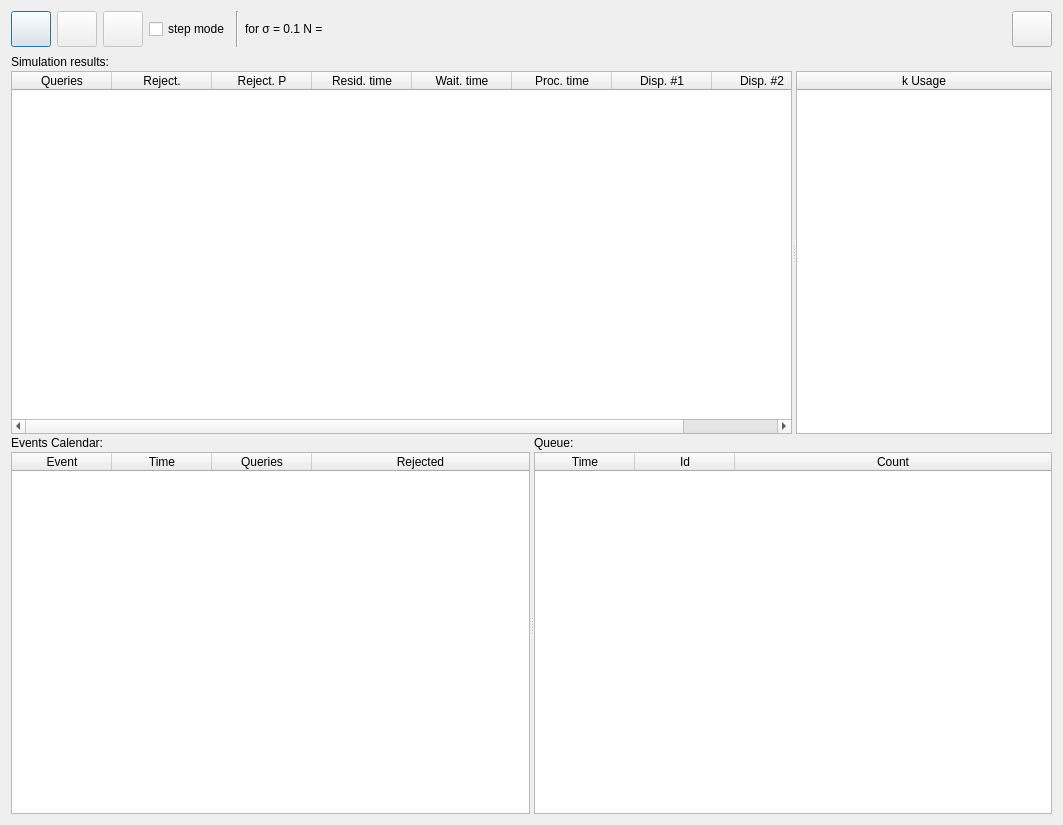
<?xml version="1.0" encoding="UTF-8"?>
<ui version="4.0">
 <class>QsForm_Main</class>
 <widget class="QDialog" name="QsForm_Main">
  <property name="geometry">
   <rect>
    <x>0</x>
    <y>0</y>
    <width>1063</width>
    <height>825</height>
   </rect>
  </property>
  <property name="windowTitle">
   <string>CQS</string>
  </property>
  <layout class="QVBoxLayout" name="verticalLayout_2">
   <item>
    <widget class="QFrame" name="horizontalFrame">
     <layout class="QHBoxLayout" name="horizontalLayout">
      <property name="leftMargin">
       <number>0</number>
      </property>
      <property name="topMargin">
       <number>0</number>
      </property>
      <property name="rightMargin">
       <number>0</number>
      </property>
      <property name="bottomMargin">
       <number>2</number>
      </property>
      <item>
       <widget class="QPushButton" name="btStart">
        <property name="sizePolicy">
         <sizepolicy hsizetype="Minimum" vsizetype="Minimum">
          <horstretch>0</horstretch>
          <verstretch>0</verstretch>
         </sizepolicy>
        </property>
        <property name="minimumSize">
         <size>
          <width>36</width>
          <height>36</height>
         </size>
        </property>
        <property name="text">
         <string/>
        </property>
        <property name="icon">
         <iconset theme="QIcon::ThemeIcon::MediaPlaybackStart"/>
        </property>
        <property name="autoDefault">
         <bool>false</bool>
        </property>
        <property name="default">
         <bool>true</bool>
        </property>
       </widget>
      </item>
      <item>
       <widget class="QPushButton" name="btNext">
        <property name="enabled">
         <bool>false</bool>
        </property>
        <property name="sizePolicy">
         <sizepolicy hsizetype="Minimum" vsizetype="Minimum">
          <horstretch>0</horstretch>
          <verstretch>0</verstretch>
         </sizepolicy>
        </property>
        <property name="minimumSize">
         <size>
          <width>36</width>
          <height>36</height>
         </size>
        </property>
        <property name="text">
         <string/>
        </property>
        <property name="icon">
         <iconset theme="QIcon::ThemeIcon::MediaSkipForward"/>
        </property>
        <property name="autoDefault">
         <bool>false</bool>
        </property>
       </widget>
      </item>
      <item>
       <widget class="QPushButton" name="btBreak">
        <property name="enabled">
         <bool>false</bool>
        </property>
        <property name="sizePolicy">
         <sizepolicy hsizetype="Minimum" vsizetype="Minimum">
          <horstretch>0</horstretch>
          <verstretch>0</verstretch>
         </sizepolicy>
        </property>
        <property name="minimumSize">
         <size>
          <width>36</width>
          <height>36</height>
         </size>
        </property>
        <property name="text">
         <string/>
        </property>
        <property name="icon">
         <iconset theme="QIcon::ThemeIcon::MediaPlaybackStop"/>
        </property>
        <property name="autoDefault">
         <bool>false</bool>
        </property>
       </widget>
      </item>
      <item>
       <widget class="QCheckBox" name="cbByStep">
        <property name="text">
         <string>step mode</string>
        </property>
       </widget>
      </item>
      <item>
       <widget class="Line" name="line">
        <property name="orientation">
         <enum>Qt::Orientation::Vertical</enum>
        </property>
       </widget>
      </item>
      <item>
       <widget class="QLabel" name="label">
        <property name="text">
         <string>for σ = 0.1 N =</string>
        </property>
       </widget>
      </item>
      <item>
       <spacer name="horizontalSpacer">
        <property name="orientation">
         <enum>Qt::Orientation::Horizontal</enum>
        </property>
        <property name="sizeHint" stdset="0">
         <size>
          <width>40</width>
          <height>20</height>
         </size>
        </property>
       </spacer>
      </item>
      <item>
       <widget class="QPushButton" name="btSettings">
        <property name="sizePolicy">
         <sizepolicy hsizetype="Minimum" vsizetype="Minimum">
          <horstretch>0</horstretch>
          <verstretch>0</verstretch>
         </sizepolicy>
        </property>
        <property name="minimumSize">
         <size>
          <width>36</width>
          <height>36</height>
         </size>
        </property>
        <property name="text">
         <string/>
        </property>
        <property name="icon">
         <iconset theme="QIcon::ThemeIcon::DocumentProperties"/>
        </property>
        <property name="autoDefault">
         <bool>false</bool>
        </property>
       </widget>
      </item>
     </layout>
    </widget>
   </item>
   <item>
    <widget class="QFrame" name="vfForAll">
     <layout class="QVBoxLayout" name="verticalLayout">
      <property name="spacing">
       <number>2</number>
      </property>
      <property name="leftMargin">
       <number>0</number>
      </property>
      <property name="topMargin">
       <number>0</number>
      </property>
      <property name="rightMargin">
       <number>0</number>
      </property>
      <property name="bottomMargin">
       <number>0</number>
      </property>
      <item>
       <widget class="QFrame" name="vframe_auto_all">
        <layout class="QVBoxLayout" name="vlay_auto_all">
         <property name="spacing">
          <number>2</number>
         </property>
         <property name="leftMargin">
          <number>0</number>
         </property>
         <property name="topMargin">
          <number>0</number>
         </property>
         <property name="rightMargin">
          <number>0</number>
         </property>
         <property name="bottomMargin">
          <number>0</number>
         </property>
         <item>
          <widget class="QLabel" name="lbSimRes">
           <property name="text">
            <string>Simulation results:</string>
           </property>
          </widget>
         </item>
         <item>
          <widget class="QFrame" name="hframe_auto_tables">
           <layout class="QHBoxLayout" name="horizontalLayout_2">
            <property name="spacing">
             <number>2</number>
            </property>
            <property name="leftMargin">
             <number>0</number>
            </property>
            <property name="topMargin">
             <number>0</number>
            </property>
            <property name="rightMargin">
             <number>0</number>
            </property>
            <property name="bottomMargin">
             <number>0</number>
            </property>
            <item>
             <widget class="QSplitter" name="splitter">
              <property name="sizePolicy">
               <sizepolicy hsizetype="Expanding" vsizetype="Expanding">
                <horstretch>0</horstretch>
                <verstretch>0</verstretch>
               </sizepolicy>
              </property>
              <property name="orientation">
               <enum>Qt::Orientation::Horizontal</enum>
              </property>
              <widget class="QTableWidget" name="tbAuto1">
               <property name="enabled">
                <bool>true</bool>
               </property>
               <property name="sizePolicy">
                <sizepolicy hsizetype="Expanding" vsizetype="Expanding">
                 <horstretch>1</horstretch>
                 <verstretch>0</verstretch>
                </sizepolicy>
               </property>
               <property name="minimumSize">
                <size>
                 <width>0</width>
                 <height>0</height>
                </size>
               </property>
               <property name="acceptDrops">
                <bool>false</bool>
               </property>
               <property name="layoutDirection">
                <enum>Qt::LayoutDirection::LeftToRight</enum>
               </property>
               <property name="autoFillBackground">
                <bool>false</bool>
               </property>
               <property name="editTriggers">
                <set>QAbstractItemView::EditTrigger::NoEditTriggers</set>
               </property>
               <property name="showGrid">
                <bool>true</bool>
               </property>
               <attribute name="horizontalHeaderCascadingSectionResizes">
                <bool>true</bool>
               </attribute>
               <attribute name="horizontalHeaderHighlightSections">
                <bool>false</bool>
               </attribute>
               <attribute name="horizontalHeaderStretchLastSection">
                <bool>true</bool>
               </attribute>
               <attribute name="verticalHeaderHighlightSections">
                <bool>false</bool>
               </attribute>
               <column>
                <property name="text">
                 <string>Queries</string>
                </property>
               </column>
               <column>
                <property name="text">
                 <string>Reject.</string>
                </property>
               </column>
               <column>
                <property name="text">
                 <string>Reject. P</string>
                </property>
               </column>
               <column>
                <property name="text">
                 <string>Resid. time</string>
                </property>
               </column>
               <column>
                <property name="text">
                 <string>Wait. time</string>
                </property>
               </column>
               <column>
                <property name="text">
                 <string>Proc. time</string>
                </property>
               </column>
               <column>
                <property name="text">
                 <string>Disp. #1</string>
                </property>
               </column>
               <column>
                <property name="text">
                 <string>Disp. #2</string>
                </property>
               </column>
              </widget>
              <widget class="QTableWidget" name="tbAuto2">
               <property name="sizePolicy">
                <sizepolicy hsizetype="Preferred" vsizetype="Expanding">
                 <horstretch>0</horstretch>
                 <verstretch>0</verstretch>
                </sizepolicy>
               </property>
               <property name="minimumSize">
                <size>
                 <width>0</width>
                 <height>0</height>
                </size>
               </property>
               <property name="maximumSize">
                <size>
                 <width>16777215</width>
                 <height>16777215</height>
                </size>
               </property>
               <property name="baseSize">
                <size>
                 <width>140</width>
                 <height>0</height>
                </size>
               </property>
               <attribute name="horizontalHeaderCascadingSectionResizes">
                <bool>false</bool>
               </attribute>
               <attribute name="horizontalHeaderStretchLastSection">
                <bool>true</bool>
               </attribute>
               <column>
                <property name="text">
                 <string>k Usage</string>
                </property>
               </column>
              </widget>
             </widget>
            </item>
           </layout>
          </widget>
         </item>
        </layout>
       </widget>
      </item>
      <item>
       <widget class="QFrame" name="hframe_step_all">
        <property name="sizePolicy">
         <sizepolicy hsizetype="Expanding" vsizetype="Expanding">
          <horstretch>0</horstretch>
          <verstretch>0</verstretch>
         </sizepolicy>
        </property>
        <layout class="QHBoxLayout" name="horizontalLayout_3">
         <property name="spacing">
          <number>2</number>
         </property>
         <property name="leftMargin">
          <number>0</number>
         </property>
         <property name="topMargin">
          <number>0</number>
         </property>
         <property name="rightMargin">
          <number>0</number>
         </property>
         <property name="bottomMargin">
          <number>0</number>
         </property>
         <item>
          <widget class="QSplitter" name="splitter_2">
           <property name="sizePolicy">
            <sizepolicy hsizetype="Expanding" vsizetype="Expanding">
             <horstretch>0</horstretch>
             <verstretch>0</verstretch>
            </sizepolicy>
           </property>
           <property name="orientation">
            <enum>Qt::Orientation::Horizontal</enum>
           </property>
           <widget class="QFrame" name="vframe_step_lb_tb">
            <layout class="QVBoxLayout" name="verticalLayout_3">
             <property name="spacing">
              <number>2</number>
             </property>
             <property name="leftMargin">
              <number>0</number>
             </property>
             <property name="topMargin">
              <number>0</number>
             </property>
             <property name="rightMargin">
              <number>0</number>
             </property>
             <property name="bottomMargin">
              <number>0</number>
             </property>
             <item>
              <widget class="QLabel" name="lbEvCal">
               <property name="text">
                <string>Events Calendar:</string>
               </property>
              </widget>
             </item>
             <item>
              <widget class="QTableWidget" name="tbStepEvCal">
               <attribute name="horizontalHeaderStretchLastSection">
                <bool>true</bool>
               </attribute>
               <column>
                <property name="text">
                 <string>Event</string>
                </property>
               </column>
               <column>
                <property name="text">
                 <string>Time</string>
                </property>
               </column>
               <column>
                <property name="text">
                 <string>Queries</string>
                </property>
               </column>
               <column>
                <property name="text">
                 <string>Rejected</string>
                </property>
               </column>
              </widget>
             </item>
            </layout>
           </widget>
           <widget class="QFrame" name="vframe_step_lb_tb_2">
            <layout class="QVBoxLayout" name="verticalLayout_4">
             <property name="spacing">
              <number>2</number>
             </property>
             <property name="leftMargin">
              <number>0</number>
             </property>
             <property name="topMargin">
              <number>0</number>
             </property>
             <property name="rightMargin">
              <number>0</number>
             </property>
             <property name="bottomMargin">
              <number>0</number>
             </property>
             <item>
              <widget class="QLabel" name="lbQueue">
               <property name="text">
                <string>Queue:</string>
               </property>
              </widget>
             </item>
             <item>
              <widget class="QTableWidget" name="tbStepQue">
               <property name="sizePolicy">
                <sizepolicy hsizetype="Expanding" vsizetype="Expanding">
                 <horstretch>0</horstretch>
                 <verstretch>0</verstretch>
                </sizepolicy>
               </property>
               <property name="minimumSize">
                <size>
                 <width>0</width>
                 <height>0</height>
                </size>
               </property>
               <property name="maximumSize">
                <size>
                 <width>16777215</width>
                 <height>16777215</height>
                </size>
               </property>
               <attribute name="horizontalHeaderCascadingSectionResizes">
                <bool>false</bool>
               </attribute>
               <attribute name="horizontalHeaderStretchLastSection">
                <bool>true</bool>
               </attribute>
               <column>
                <property name="text">
                 <string>Time</string>
                </property>
               </column>
               <column>
                <property name="text">
                 <string>Id</string>
                </property>
               </column>
               <column>
                <property name="text">
                 <string>Count</string>
                </property>
               </column>
              </widget>
             </item>
            </layout>
            <zorder>tbStepQue</zorder>
            <zorder>lbQueue</zorder>
           </widget>
          </widget>
         </item>
        </layout>
       </widget>
      </item>
     </layout>
    </widget>
   </item>
  </layout>
 </widget>
 <layoutdefault spacing="6" margin="11"/>
 <resources/>
 <connections/>
</ui>
